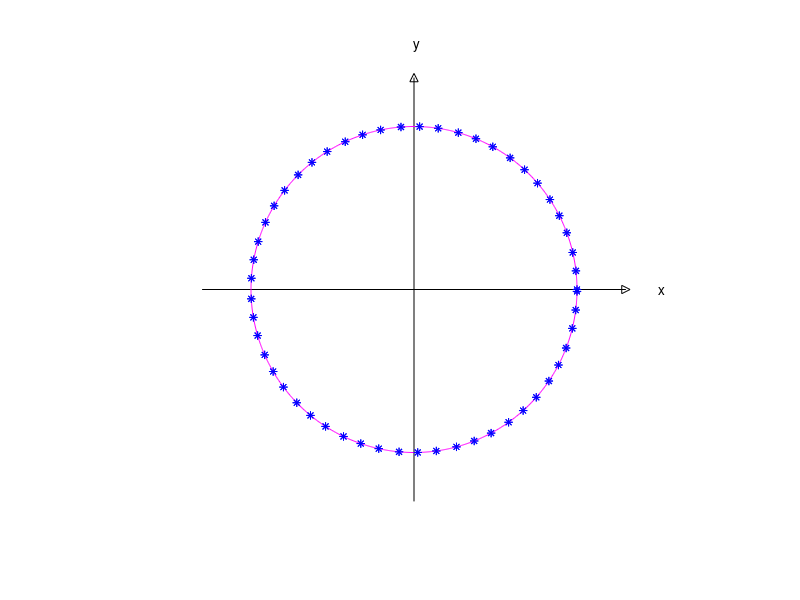

This chart was generated by the following MATLAB code:
% Fourth experiment with curves, Chapter 14: circle

figure

axis([-1.5 1.5 -1.5 1.5])
axis equal
axis off
hold on

plot([-1.3 1.3],[0 0],'k',[0 0], [-1.3 1.3],'k')
plot(1.3, 0, 'k>', 0, 1.3,'k^')
text(1.5,0,'x')
text(0,1.5,'y')

x = zeros(1,50);
y = zeros(1,50);

for i = 0:53
   t = 4*sqrt(2)*pi*(i/50); 
   x(i+1) = cos(t);
   y(i+1) = sin(t);
   plot(x(i+1),y(i+1),'b*')
   pause(0.1)
end

s = 0:pi/500:2*pi;
xx = cos(s);
yy = sin(s);
plot(xx,yy,'m',x,y,'b*')

hold off